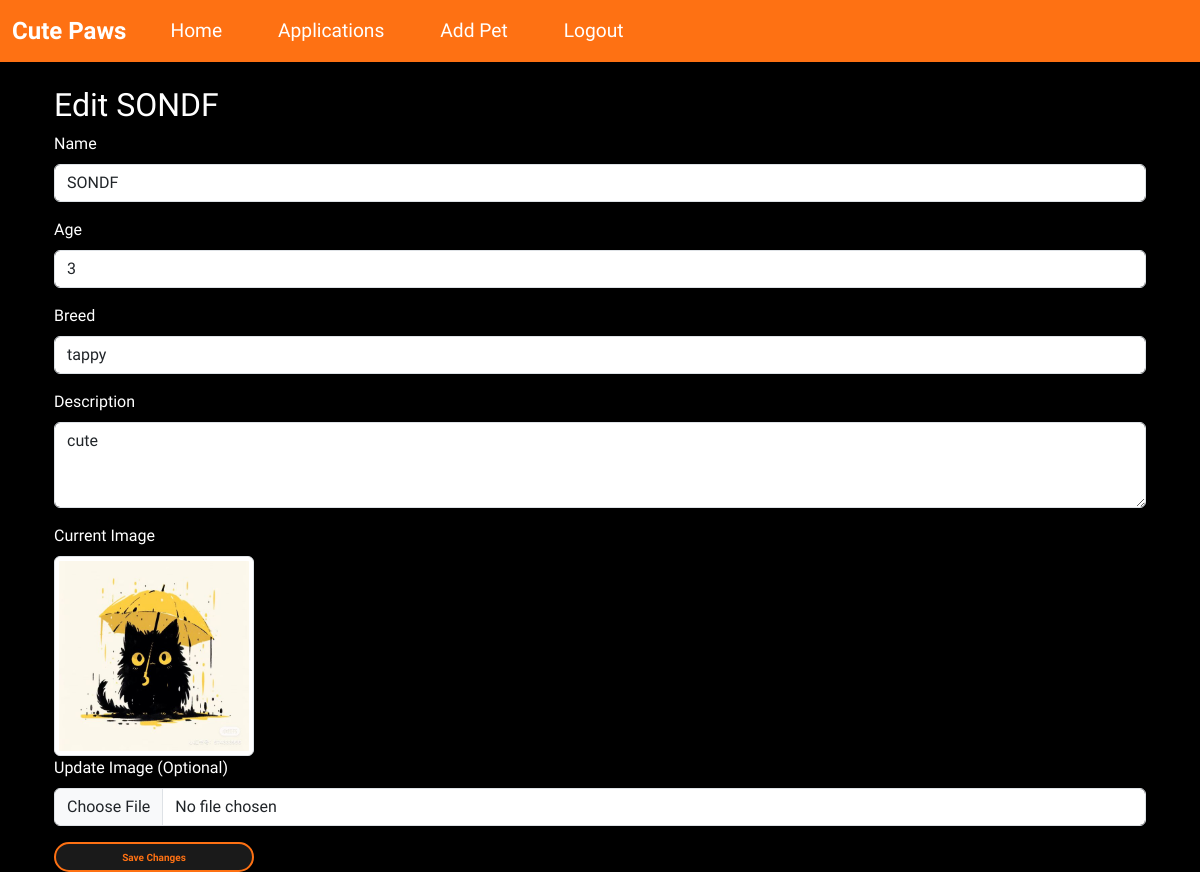
The app's page /edit_pet/18 (signed in), older data.
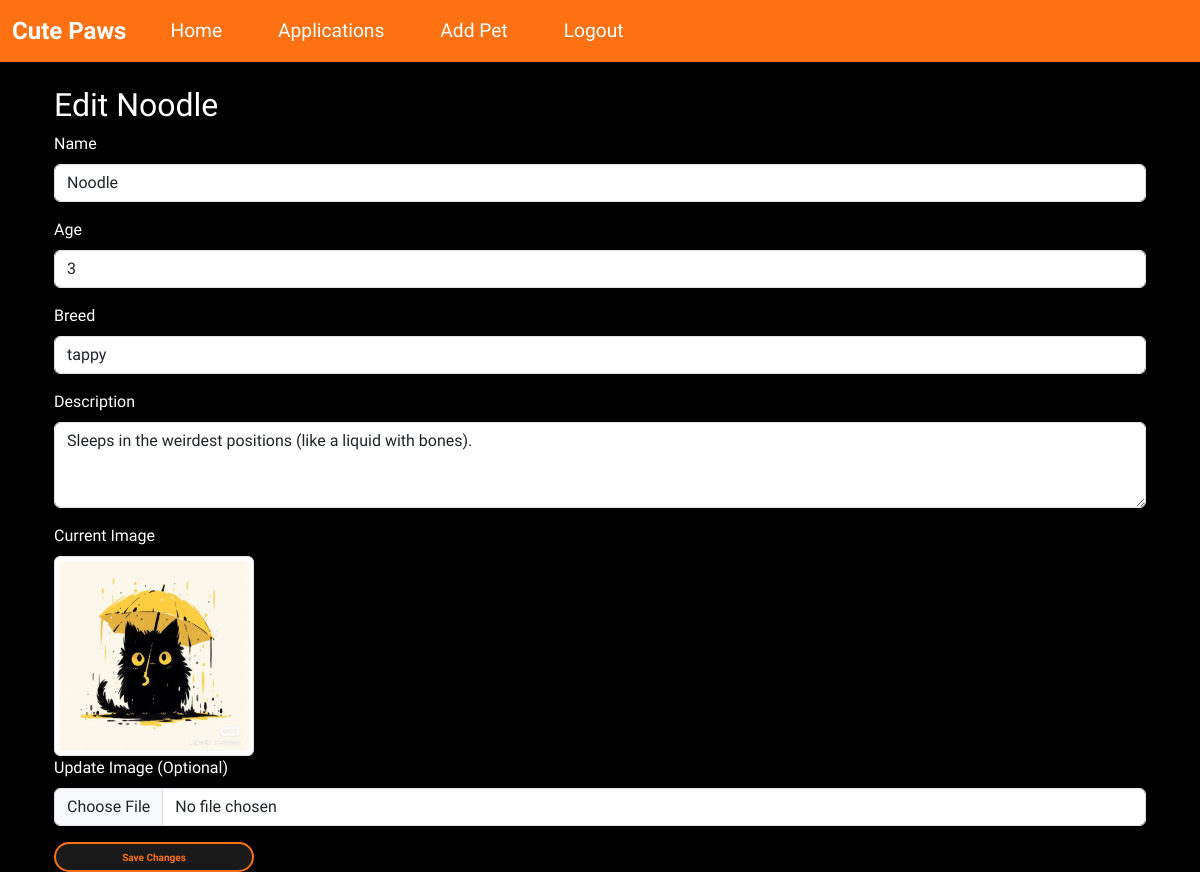
The same page, newer data.
### wepsite/models.py (models this page shows)
class Pet(db.Model):
    id             = db.Column(db.Integer, primary_key=True)
    name           = db.Column(db.String(100))
    age            = db.Column(db.Integer)
    breed          = db.Column(db.String(100))
    description    = db.Column(db.Text)
    city           = db.Column(db.String(100))  # Changed from location to city
    image_filename = db.Column(db.String(200))
    is_adopted     = db.Column(db.Boolean, default=False)
    is_deleted = db.Column(db.Boolean, default=False)
    adoption_date = db.Column(db.DateTime)
    posted_by      = db.Column(db.Integer, db.ForeignKey('user.id'))
    poster = db.relationship('User', foreign_keys=[posted_by])
    applications = db.relationship(
        'AdoptionApplication',
        backref="pet",
        lazy=True,
        cascade="all, delete-orphan"
    )

### wepsite/views.py (the view, shortened to what this page needs)
@views.route('/edit_pet/<int:pet_id>', methods=['GET', 'POST'])
@login_required
def edit_pet(pet_id):
    if not current_user.is_admin:
        abort(403)  # Only admins can edit
    pet = Pet.query.get_or_404(pet_id)
    return render_template('edit_pet.html', pet=pet)

### wepsite/templates/edit_pet.html
{% extends "base.html" %}
{% block content %}
<div class="container mt-4">
  <h2>Edit {{ pet.name }}</h2>
  <form method="POST" enctype="multipart/form-data">
    <div class="mb-3">
      <label class="form-label">Name</label>
      <input type="text" class="form-control" name="name" value="{{ pet.name }}" required>
    </div>
    <div class="mb-3">
      <label class="form-label">Age</label>
      <input type="text" class="form-control" name="age" value="{{ pet.age }}" required>
    </div>
    <div class="mb-3">
      <label class="form-label">Breed</label>
      <input type="text" class="form-control" name="breed" value="{{ pet.breed }}" required>
    </div>
    <div class="mb-3">
      <label class="form-label">Description</label>
      <textarea class="form-control" name="description" rows="3" required>{{ pet.description }}</textarea>
    </div>
    <div class="mb-3">
      <label class="form-label">Current Image</label>
      <div>
        <img src="{{ url_for('static', filename='uploads/' + pet.image_filename) }}" class="img-thumbnail" alt="{{ pet.name }}" style="max-width: 200px;">
      </div>
    <div class="mb-3">
      <label class="form-label">Update Image (Optional)</label>
      <input type="file" class="form-control" name="image">
    </div>
    <button type="submit" class="btn btn-primary">Save Changes</button>
  </form>
</div>
{% endblock %}

Row changes from the older to the newer data that the page shows:
changed Pet "tappy": name "SONDF" → "Noodle"; description "cute" → "Sleeps in the weirdest positions (like a liquid with bones)."
